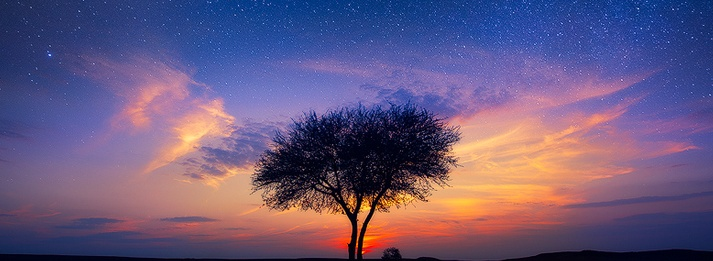
//> input picture 1.jpg, 713 x 261 px
$ ./main   (built with g++ and OpenCV 4)
//> lines starting //> are read from the running program, lines starting //| are printed output that depends on the picture
#include<opencv2\highgui\highgui.hpp>
#include<opencv2\opencv.hpp>
#include<opencv2\imgproc\imgproc.hpp>
using namespace cv;

int main()
{
	Mat srcImage = imread("..\\..\\1.jpg");
//> srcImage is the input picture: 261 rows x 713 cols, CV_8UC3; mean B, G, R 124.9, 88.3, 105.7
	imshow("【原始图】Canny边缘检测", srcImage);
	Mat dstImage, edge, grayImage;

	// 创建于src同类型和大小的矩阵（dst）
	dstImage.create(srcImage.size(), srcImage.type());

	// 将原图像转换为灰度图
	cvtColor(srcImage, grayImage, COLOR_BGR2GRAY);
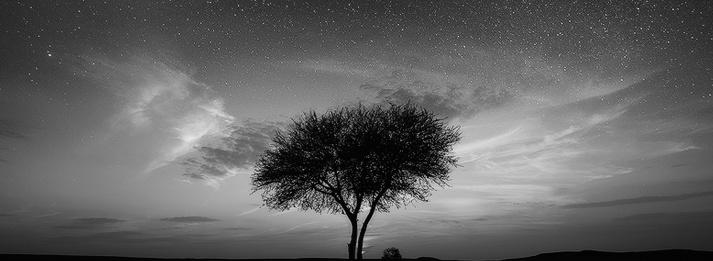
//> grayImage: 261 rows x 713 cols, CV_8UC1; min 0, max 229, mean 97.6

	// 先使用 3*3内核来降噪
	blur(grayImage, edge, Size(3, 3));

	// 运行Canny 算子
	Canny(edge, edge, 3, 9, 3);
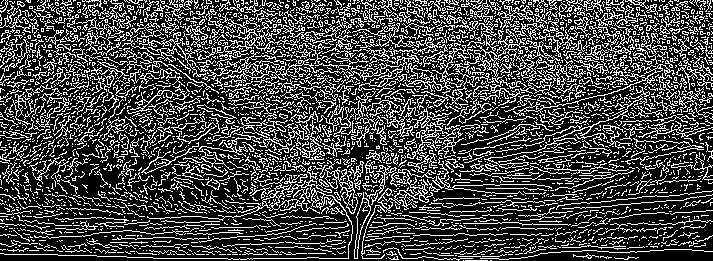
//> edge: 261 rows x 713 cols, CV_8UC1; 27.8% white in thin lines or dots

	// 显示效果图
	imshow("【效果图】Canny边缘检测", edge);

	waitKey(0);


	return 0;
}

$ run again, with 0.jpg copied over 1.jpg
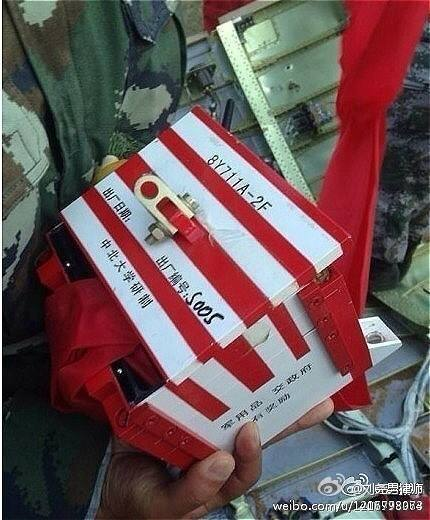
//> input picture 0.jpg, 430 x 520 px
//> srcImage is the input picture: 520 rows x 430 cols, CV_8UC3; mean B, G, R 87.9, 86, 107.1
//> `cvtColor(srcImage, grayImage, COLOR_BGR2GRAY);`:
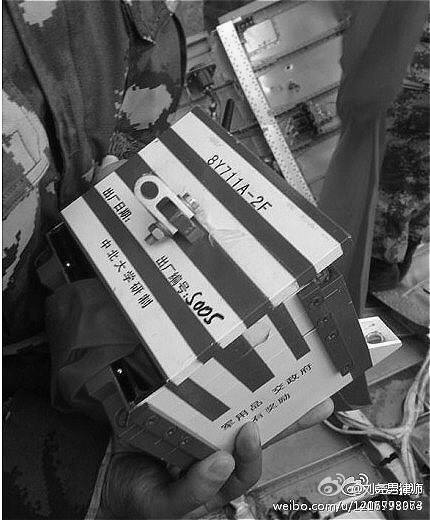
//> grayImage: 520 rows x 430 cols, CV_8UC1; min 0, max 255, mean 92.5
//> `Canny(edge, edge, 3, 9, 3);`:
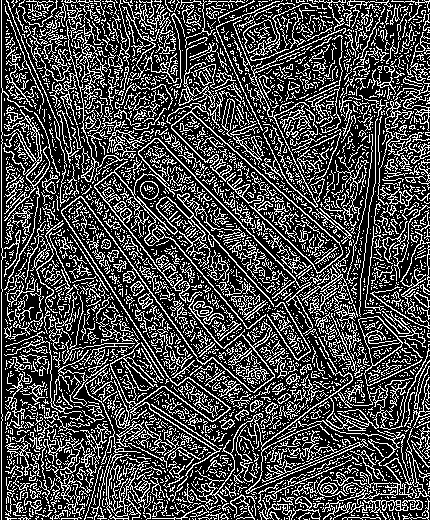
//> edge: 520 rows x 430 cols, CV_8UC1; 28.9% white in thin lines or dots

$ run again, with 4.jpg copied over 1.jpg
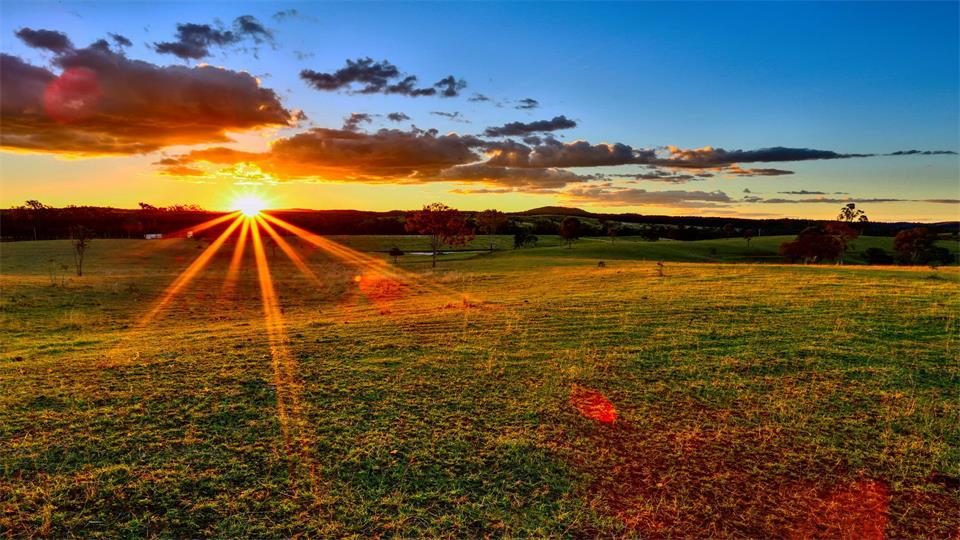
//> input picture 4.jpg, 960 x 540 px
//> srcImage is the input picture: 540 rows x 960 cols, CV_8UC3; mean B, G, R 68.7, 90, 102.6
//> `cvtColor(srcImage, grayImage, COLOR_BGR2GRAY);`:
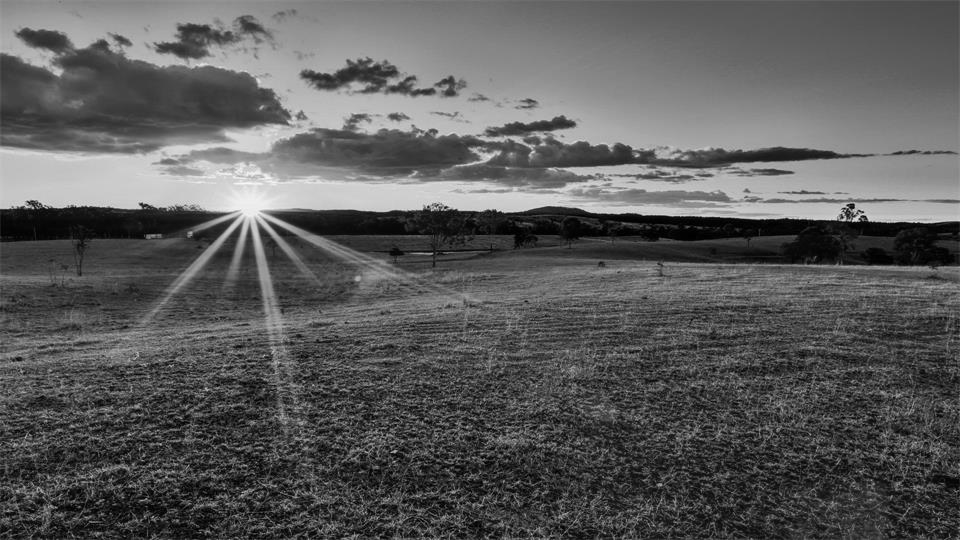
//> grayImage: 540 rows x 960 cols, CV_8UC1; min 0, max 249, mean 91.3
//> `Canny(edge, edge, 3, 9, 3);`:
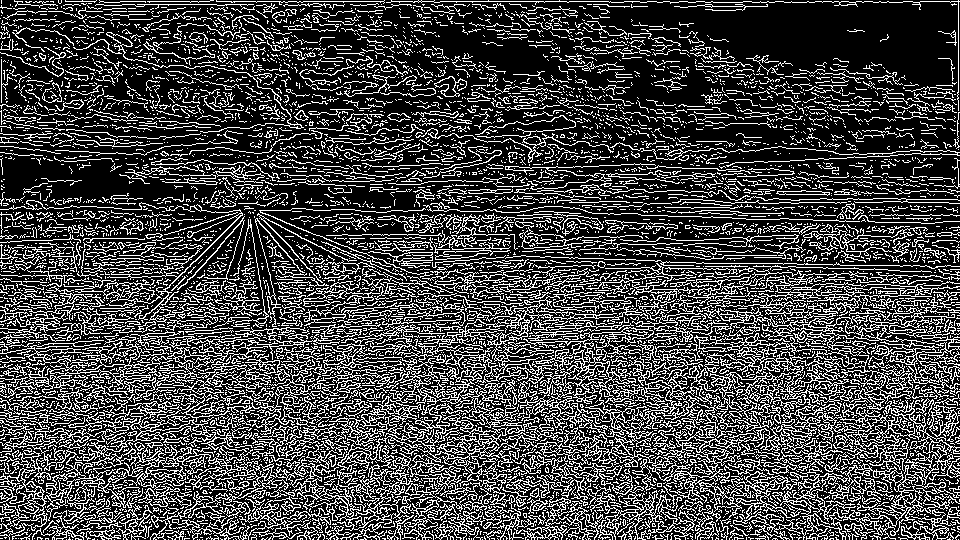
//> edge: 540 rows x 960 cols, CV_8UC1; 27% white in thin lines or dots
